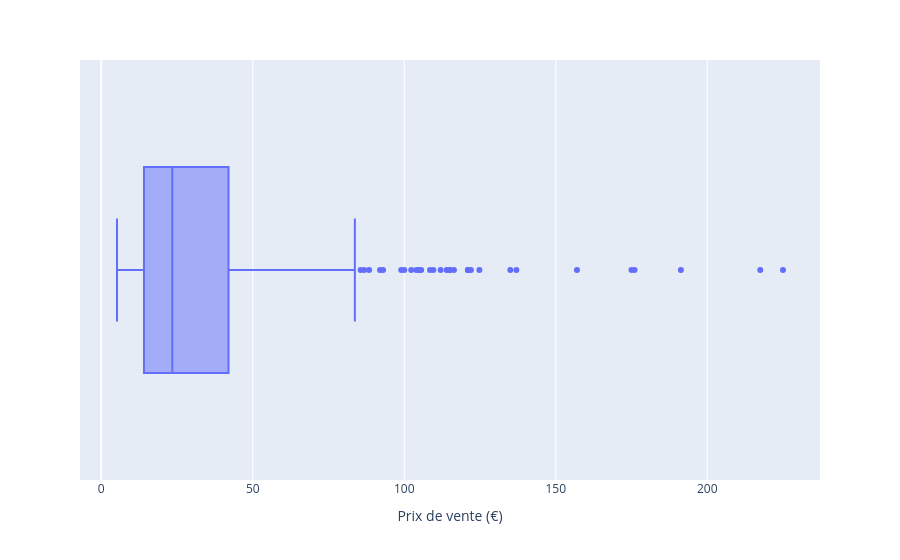

Here is the notebook cell this chart was saved with:
### Code cell
px.box(df_clean, x="price", hover_name="title", labels={"price":"Prix de vente (€)"})

### Figure 1 — Plotly figure (JSON) as saved in the notebook; plotly's stock layout.template omitted (floating-point values rounded to 4 significant figures; data arrays with more than 128 entries replaced by an {"elided": "..."} marker saying what was removed)
{"data": [{"alignmentgroup": "True", "hovertemplate": "<b>%{hovertext}</b><br><br>Prix de vente (€)=%{x}<extra></extra>", "hovertext": {"elided": "704 str values"}, "legendgroup": "", "marker": {"color": "#636efa"}, "name": "", "notched": false, "offsetgroup": "", "orientation": "h", "showlegend": false, "type": "box", "x": {"elided": "704 float values"}, "x0": " ", "xaxis": "x", "y0": " ", "yaxis": "y"}], "layout": {"boxmode": "group", "legend": {"tracegroupgap": 0}, "margin": {"t": 60}, "xaxis": {"anchor": "y", "domain": [0, 1], "title": {"text": "Prix de vente (€)"}}, "yaxis": {"anchor": "x", "domain": [0, 1]}}}
